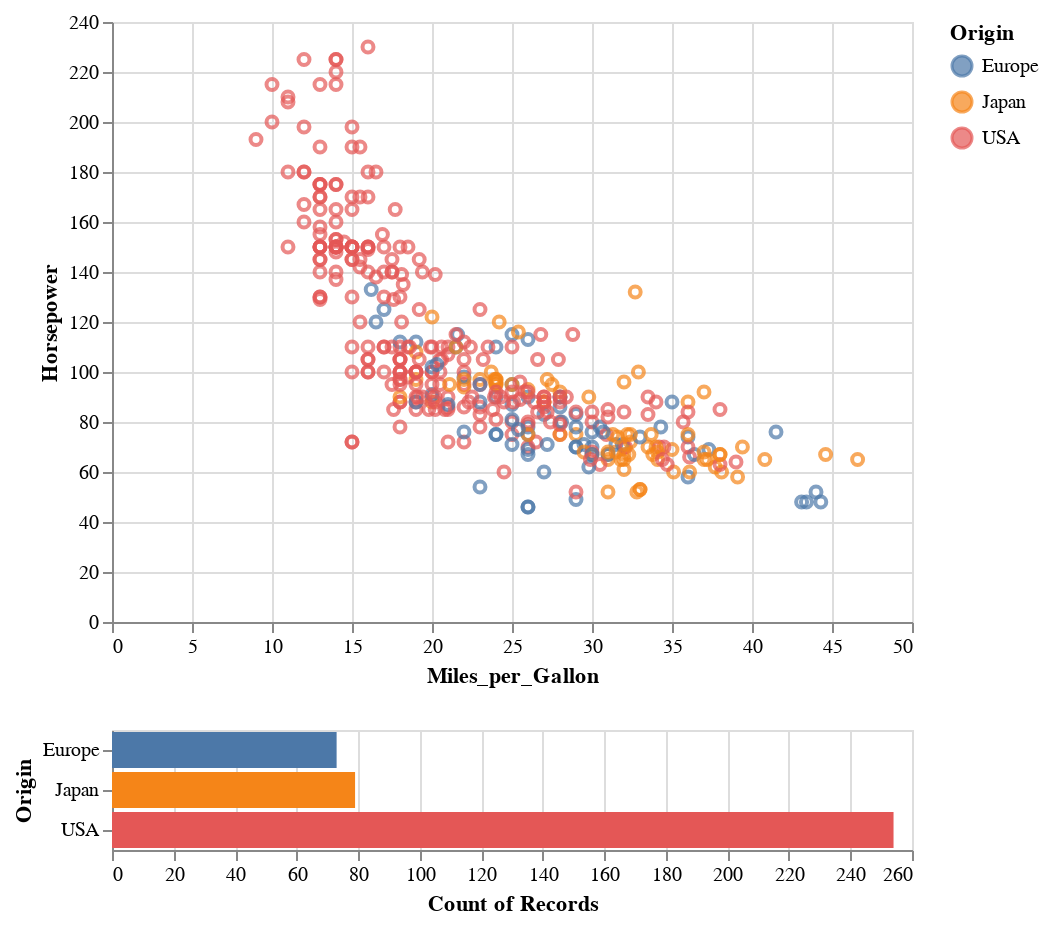

Notebook code for this chart:
### Markdown cell above
In order to associate bar chart with the previous scatter chart, we need to use transform_filter() and pass the same brush. In addition, for composing multiple selection chart, we also need to create variable for each of them and use Composing Multiple selections & .

### Code cell
# points plot exactly the same as above
points = alt.Chart(cars).mark_point().encode(
    x="Miles_per_Gallon:Q",
    y="Horsepower:Q",
    color=alt.condition(brush, "Origin:N", alt.value("lightgray"))
).add_selection(
    brush #Doing add selection interaction based off the brush
) 

# On the bar chart, add a transform_filter to listen to the brush
bars = alt.Chart(cars).mark_bar().encode(
    y="Origin:N",
    color="Origin:N",
    x="count(Origin):Q"
).transform_filter( 
    brush  #Doing transform filter interaction based off the brush (i.e. to listen to the brush selection in top part (scatter points part))
)

# Display points and bars
points & bars

### Figure 1 — Vega-Lite specification as saved in the notebook (floating-point values rounded to 4 significant figures; data arrays with more than 128 entries replaced by an {"elided": "..."} marker saying what was removed)
{"config": {"view": {"continuousWidth": 400, "continuousHeight": 300}}, "vconcat": [{"mark": "point", "encoding": {"color": {"condition": {"field": "Origin", "type": "nominal", "selection": "selector004"}, "value": "lightgray"}, "x": {"field": "Miles_per_Gallon", "type": "quantitative"}, "y": {"field": "Horsepower", "type": "quantitative"}}, "selection": {"selector004": {"type": "interval"}}}, {"mark": "bar", "encoding": {"color": {"field": "Origin", "type": "nominal"}, "x": {"aggregate": "count", "field": "Origin", "type": "quantitative"}, "y": {"field": "Origin", "type": "nominal"}}, "transform": [{"filter": {"selection": "selector004"}}]}], "data": {"name": "data-f02450ab61490a1363517a0190416235"}, "$schema": "https://vega.github.io/schema/vega-lite/v4.17.0.json", "datasets": {"data-f02450ab61490a1363517a0190416235": {"elided": "406 records"}}}
